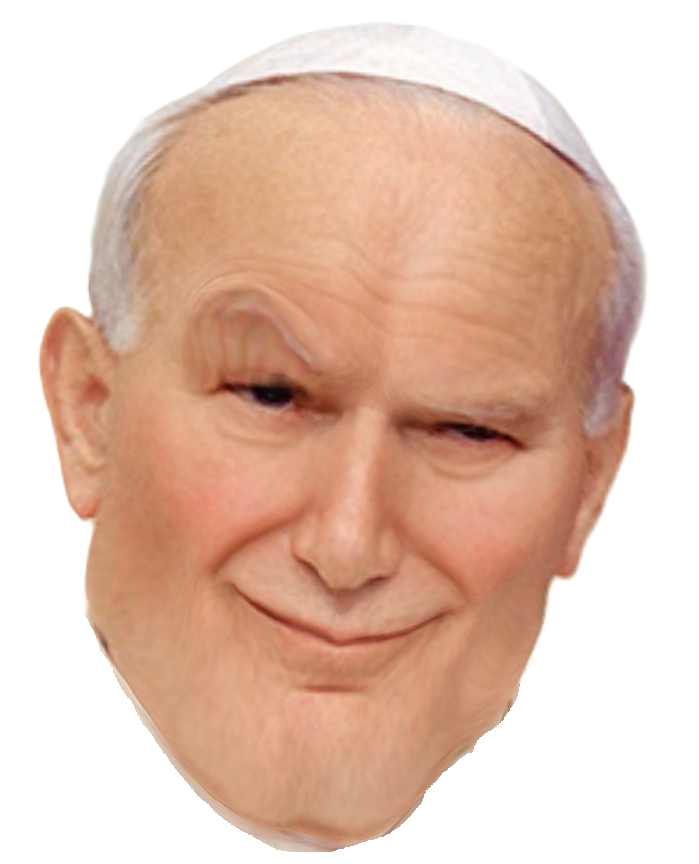
#> input picture bravr/popehead.png, 699 x 864 px
$ python make_popeface.py
#> lines starting #> are read from the running program, lines starting #| are printed output that depends on the picture
# Makes bravr/tools/popeface.jpg, the face texture make_pope.js embeds in pope.glb, from bravr/popehead.png.
# The white background becomes skin colour (feathered), so the edges of the projection blend into the head.
# The game renders with linear output, and GLTFLoader decodes base colour maps as sRGB, so the pixels are
# encoded once more here: the game then shows the photo's own colours.
# Run: python bravr/tools/make_popeface.py   (needs Pillow)
import os
from collections import deque
from PIL import Image, ImageFilter

HERE = os.path.dirname(os.path.abspath(__file__))
im = Image.open(os.path.join(HERE, '..', 'popehead.png')).convert('RGB')
W, H = im.size
#> W = 699; H = 864
px = im.load()

# background: near-white pixels connected to the border
bg = Image.new('L', (W, H), 0)
#> bg: PIL image 699x864 L; every value is 0
bgp = bg.load()
q = deque([(x, y) for x in range(W) for y in (0, H - 1)] + [(x, y) for y in range(H) for x in (0, W - 1)])
while q:
    x, y = q.popleft()
    if bgp[x, y] or min(px[x, y]) < 236:
        continue
    bgp[x, y] = 255
    for nx, ny in ((x + 1, y), (x - 1, y), (x, y + 1), (x, y - 1)):
        if 0 <= nx < W and 0 <= ny < H and not bgp[nx, ny]:
            q.append((nx, ny))

# skin tone: the cheeks below the eyes
cheek = [px[x, y] for x in range(150, 230) for y in range(520, 600)] + [px[x, y] for x in range(460, 540) for y in range(520, 600)]
#> cheek = 12800 items, first 6: (193, 127, 92), (192, 126, 92), (192, 126, 92), (192, 126, 92), (192, 126, 92), (192, 126, 91)
fill = tuple(sorted(c[k] for c in cheek)[len(cheek) // 2] for k in range(3))
#> fill = (202, 133, 100)
print('skin', fill, 'as a material colour:', [round(c / 255, 3) for c in fill])
#| skin (202, 133, 100) as a material colour: [0.792, 0.522, 0.392]

# grown by a few pixels first, so the photo's anti-aliased white rim goes too
out = Image.composite(Image.new('RGB', (W, H), fill), im, bg.filter(ImageFilter.MaxFilter(7)).filter(ImageFilter.GaussianBlur(4)))
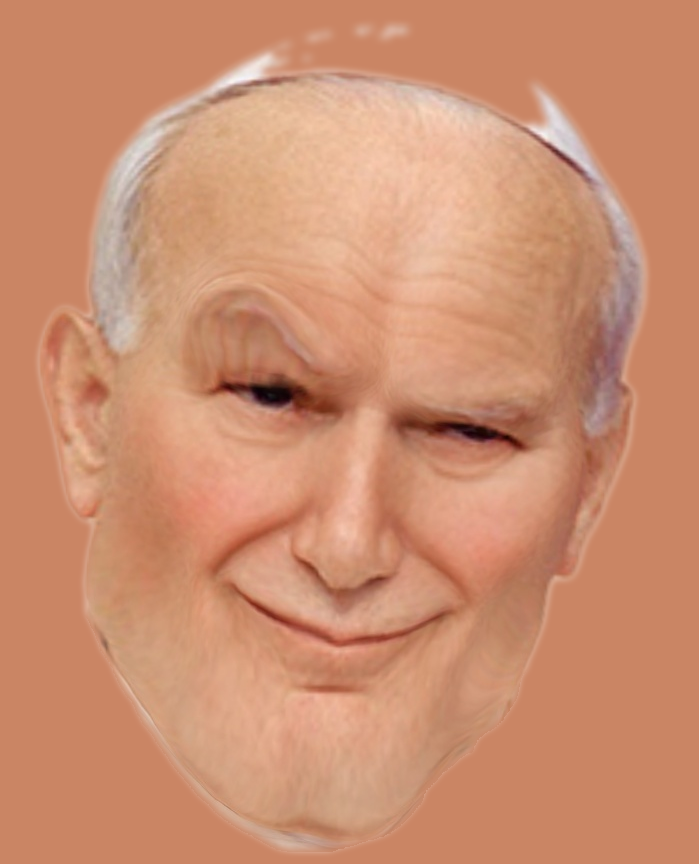
#> out: PIL image 699x864 RGB; mean R, G, B 204.7, 143.4, 112.8
srgb = lambda c: round(255 * (12.92 * c if c <= 0.0031308 else 1.055 * c ** (1 / 2.4) - 0.055))
out = out.point([srgb(i / 255) for i in range(256)] * 3)
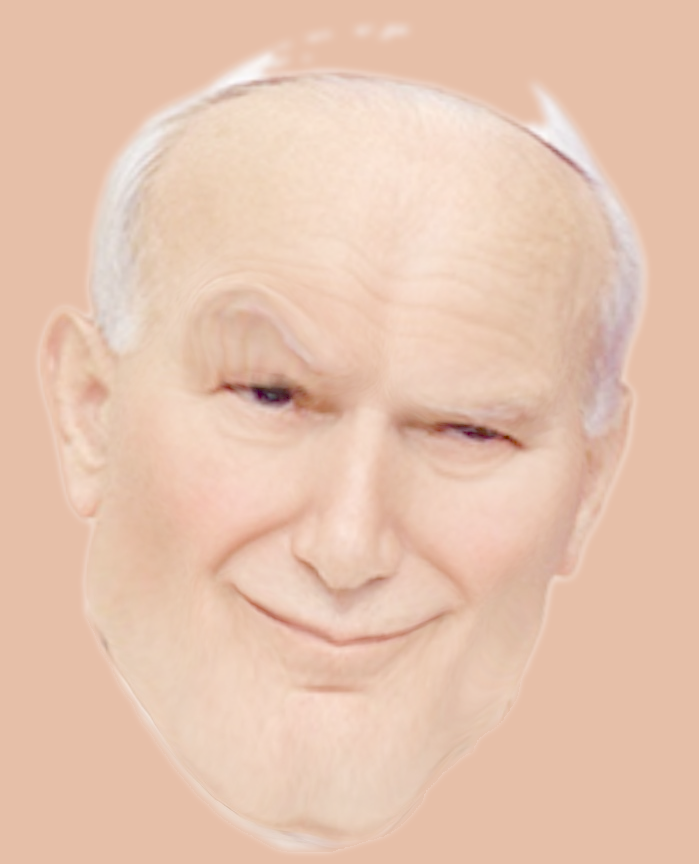
#> out: PIL image 699x864 RGB; mean R, G, B 231.2, 196.9, 176.5
out.resize((512, round(512 * H / W)), Image.LANCZOS).save(os.path.join(HERE, 'popeface.jpg'), quality=88)
